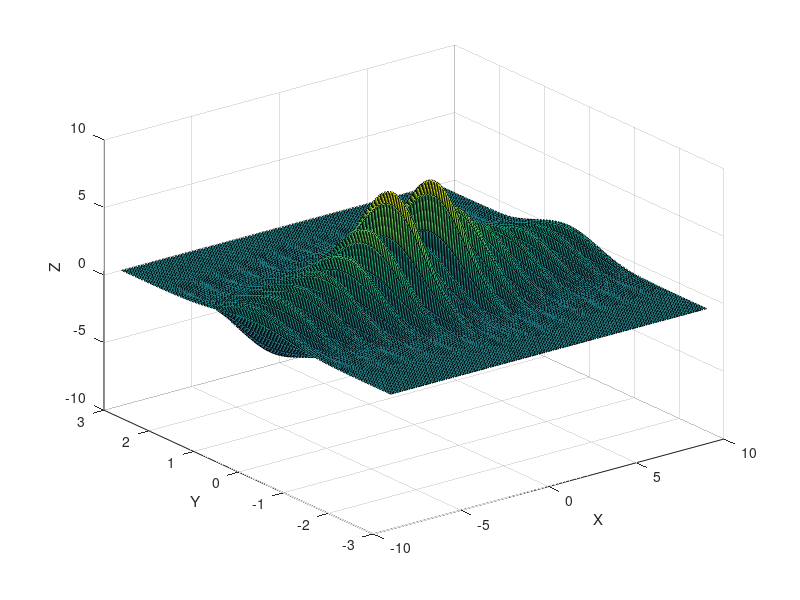

Recreate this plot in MATLAB.
n=3;
[X,Y] = meshgrid(n*(-3):.1:n*3, -3:.1/n:3);

F = X.*exp(-X.^2 - Y.^2)*sin(5*(atan2(Y,X)+sqrt(X.^2+Y.^2)));

surf(X,Y,F)
xlabel('X')
ylabel('Y')
zlabel('Z')